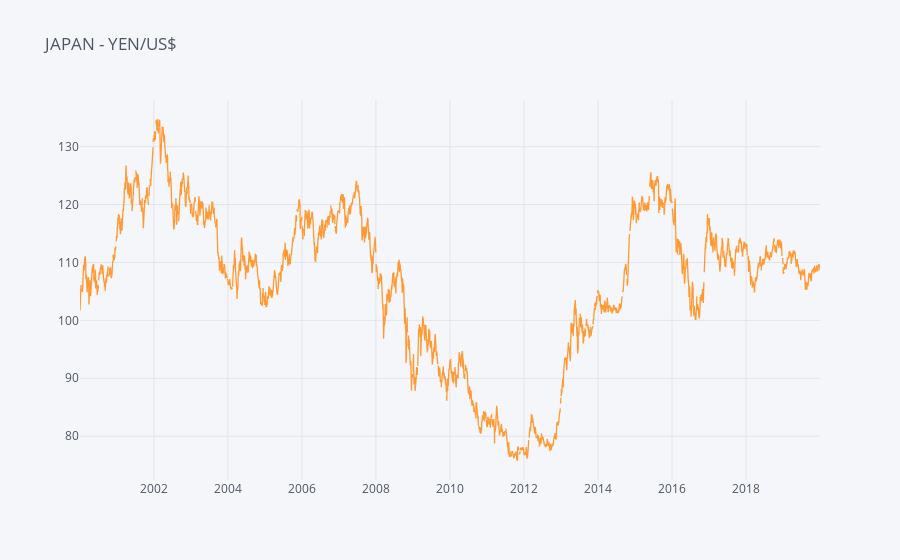

Notebook source saved alongside this figure:
### Code cell
country = input("Enter Country Name:") #Takes Name of Country whose currency you want to check as input
currency= input("Enter Country Currency: ") #Input the name of currency used in that country
value= country.upper() +" - "+currency.upper()+"/US$"
df.iplot(kind='line',x='Time Serie',y=value,title=value)

### Figure 1 — Plotly figure (JSON) as saved in the notebook; plotly's stock layout.template omitted (floating-point values rounded to 4 significant figures; data arrays with more than 128 entries replaced by an {"elided": "..."} marker saying what was removed)
{"data": [{"line": {"color": "rgba(255, 153, 51, 1.0)", "dash": "solid", "shape": "linear", "width": 1.3}, "mode": "lines", "name": "JAPAN - YEN/US$", "text": "", "type": "scatter", "x": {"elided": "5217 str values"}, "y": {"elided": "5217 str values"}}], "layout": {"legend": {"bgcolor": "#F5F6F9", "font": {"color": "#4D5663"}}, "paper_bgcolor": "#F5F6F9", "plot_bgcolor": "#F5F6F9", "title": {"font": {"color": "#4D5663"}, "text": "JAPAN - YEN/US$"}, "xaxis": {"gridcolor": "#E1E5ED", "showgrid": true, "tickfont": {"color": "#4D5663"}, "title": {"font": {"color": "#4D5663"}, "text": ""}, "zerolinecolor": "#E1E5ED"}, "yaxis": {"gridcolor": "#E1E5ED", "showgrid": true, "tickfont": {"color": "#4D5663"}, "title": {"font": {"color": "#4D5663"}, "text": ""}, "zerolinecolor": "#E1E5ED"}}}
